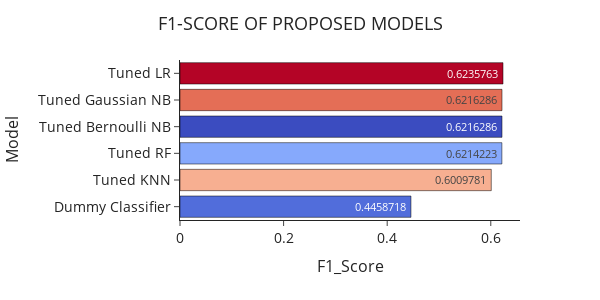

The notebook cell saved with this chart:
### Code cell
compare_f1 = compare_all.sort_values(by= "F1_Score", ascending=False)
                                     
fig = px.bar(compare_f1, x = "F1_Score", y = "Model", 
             color = "Model", 
             color_discrete_sequence =["#b40426","#e46e56","#3b4cc0","#86a9fc","#f7af91", "#516ddb" ],
             text_auto=True, width=600, height=300).update_traces(dict(marker_line_width=0.5, marker_line_color="black"), 
                                                                  textfont_size=14).update_layout(showlegend=False,
                                                                                                  template="simple_white",
                                                 title=dict(text="F1-SCORE OF PROPOSED MODELS", font=dict(size=18),
                                                             yref="paper", x= 0.5), xaxis_title=dict(font=dict(size=16)),
                                                             yaxis_title=dict(font=dict(size=16))).update_xaxes(tickfont=dict(size=14)).update_yaxes(tickfont=dict(size=14))
fig.show()

### Figure 1 — Plotly figure (JSON) as saved in the notebook; plotly's stock layout.template omitted (floating-point values rounded to 4 significant figures)
{"data": [{"alignmentgroup": "True", "hovertemplate": "Model=%{y}<br>F1_Score=%{x}<extra></extra>", "legendgroup": "Tuned LR", "marker": {"color": "#b40426", "line": {"color": "black", "width": 0.5}, "pattern": {"shape": ""}}, "name": "Tuned LR", "offsetgroup": "Tuned LR", "orientation": "h", "showlegend": true, "textfont": {"size": 14}, "textposition": "auto", "texttemplate": "%{x}", "type": "bar", "x": [0.6236], "xaxis": "x", "y": ["Tuned LR"], "yaxis": "y"}, {"alignmentgroup": "True", "hovertemplate": "Model=%{y}<br>F1_Score=%{x}<extra></extra>", "legendgroup": "Tuned Gaussian NB", "marker": {"color": "#e46e56", "line": {"color": "black", "width": 0.5}, "pattern": {"shape": ""}}, "name": "Tuned Gaussian NB", "offsetgroup": "Tuned Gaussian NB", "orientation": "h", "showlegend": true, "textfont": {"size": 14}, "textposition": "auto", "texttemplate": "%{x}", "type": "bar", "x": [0.6216], "xaxis": "x", "y": ["Tuned Gaussian NB"], "yaxis": "y"}, {"alignmentgroup": "True", "hovertemplate": "Model=%{y}<br>F1_Score=%{x}<extra></extra>", "legendgroup": "Tuned Bernoulli NB", "marker": {"color": "#3b4cc0", "line": {"color": "black", "width": 0.5}, "pattern": {"shape": ""}}, "name": "Tuned Bernoulli NB", "offsetgroup": "Tuned Bernoulli NB", "orientation": "h", "showlegend": true, "textfont": {"size": 14}, "textposition": "auto", "texttemplate": "%{x}", "type": "bar", "x": [0.6216], "xaxis": "x", "y": ["Tuned Bernoulli NB"], "yaxis": "y"}, {"alignmentgroup": "True", "hovertemplate": "Model=%{y}<br>F1_Score=%{x}<extra></extra>", "legendgroup": "Tuned RF", "marker": {"color": "#86a9fc", "line": {"color": "black", "width": 0.5}, "pattern": {"shape": ""}}, "name": "Tuned RF", "offsetgroup": "Tuned RF", "orientation": "h", "showlegend": true, "textfont": {"size": 14}, "textposition": "auto", "texttemplate": "%{x}", "type": "bar", "x": [0.6214], "xaxis": "x", "y": ["Tuned RF"], "yaxis": "y"}, {"alignmentgroup": "True", "hovertemplate": "Model=%{y}<br>F1_Score=%{x}<extra></extra>", "legendgroup": "Tuned KNN", "marker": {"color": "#f7af91", "line": {"color": "black", "width": 0.5}, "pattern": {"shape": ""}}, "name": "Tuned KNN", "offsetgroup": "Tuned KNN", "orientation": "h", "showlegend": true, "textfont": {"size": 14}, "textposition": "auto", "texttemplate": "%{x}", "type": "bar", "x": [0.601], "xaxis": "x", "y": ["Tuned KNN"], "yaxis": "y"}, {"alignmentgroup": "True", "hovertemplate": "Model=%{y}<br>F1_Score=%{x}<extra></extra>", "legendgroup": "Dummy Classifier", "marker": {"color": "#516ddb", "line": {"color": "black", "width": 0.5}, "pattern": {"shape": ""}}, "name": "Dummy Classifier", "offsetgroup": "Dummy Classifier", "orientation": "h", "showlegend": true, "textfont": {"size": 14}, "textposition": "auto", "texttemplate": "%{x}", "type": "bar", "x": [0.4459], "xaxis": "x", "y": ["Dummy Classifier"], "yaxis": "y"}], "layout": {"barmode": "relative", "height": 300, "legend": {"title": {"text": "Model"}, "tracegroupgap": 0}, "margin": {"t": 60}, "showlegend": false, "title": {"font": {"size": 18}, "text": "F1-SCORE OF PROPOSED MODELS", "x": 0.5, "yref": "paper"}, "width": 600, "xaxis": {"anchor": "y", "domain": [0, 1], "tickfont": {"size": 14}, "title": {"font": {"size": 16}, "text": "F1_Score"}}, "yaxis": {"anchor": "x", "categoryarray": ["Dummy Classifier", "Tuned KNN", "Tuned RF", "Tuned Bernoulli NB", "Tuned Gaussian NB", "Tuned LR"], "categoryorder": "array", "domain": [0, 1], "tickfont": {"size": 14}, "title": {"font": {"size": 16}, "text": "Model"}}}}
